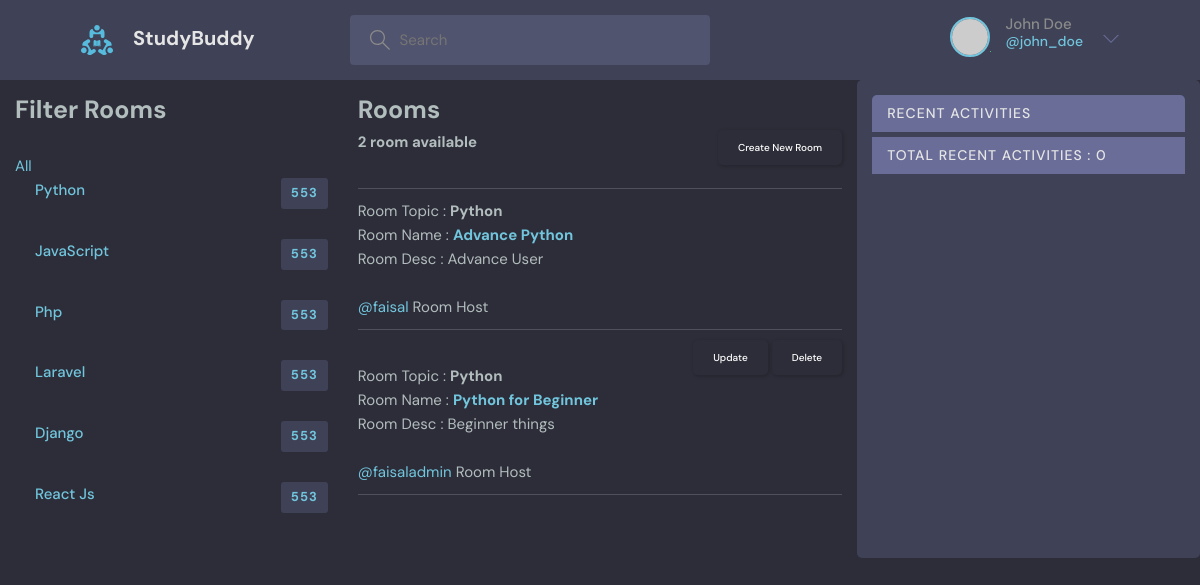
Page /rooms?q=Python (signed in) on the committed database.
### base/models.py (models this page shows, shortened)
class Topic(models.Model):
    name = models.CharField(("name"), max_length=100)
    created = models.DateTimeField(("created"), auto_now_add=True)
    updated = models.DateTimeField(("updated"), auto_now=True)
    def __str__(self):
        return self.name

class Room(models.Model):
    host = models.ForeignKey(User, verbose_name=("host"), on_delete=models.SET_NULL, null=True)
    topic = models.ForeignKey(Topic, verbose_name=("topic"), on_delete=models.SET_NULL, null=True)
    name = models.CharField(("name"), max_length=50)
    participants = models.ManyToManyField(User, related_name='participants')
    desc =  models.TextField(("desc"), null=True, blank=True)
    created = models.DateTimeField(("created"), auto_now_add=True)
    updated = models.DateTimeField(("updated"), auto_now=True)
    class Meta:
        ordering = ['-updated', '-created']

### base/views.py (the view)
# urls.py: 2. Add a URL to urlpatterns:  path('', views.rooms, name='rooms')
@login_required(login_url='login')
def rooms(request):
    profiles = User.objects.all()
    profiles_count = profiles.count()
    topics = Topic.objects.all()
    q = request.GET.get('q') if request.GET.get('q') != None else ''
    rooms = Room.objects.filter(
        Q(topic__name__icontains=q) |
        Q(host__username__icontains=q) |
        Q(name__icontains=q) |
        Q(desc__icontains=q)
    )
    rooms_count = rooms.count()
    recent_activities = Messages.objects.filter(
        Q(room__topic__name__icontains=q)
    ).order_by('-created')
    recent_activities_count = recent_activities.count()
    context = {'profiles': profiles, 'profiles_count': profiles_count,
               'rooms': rooms, 'topics': topics, 'rooms_count': rooms_count,
               'recent_activities': recent_activities, 'recent_activities_count': recent_activities_count
               }
    return render(request, 'base/rooms.html', context)

### base/templates/base/rooms.html (shortened to what this page needs)
{% extends 'main.html' %} {% block title %} Main Page {% endblock title %}
{% block content %}
<div class="index-container">
  <aside class="section topics">
    <h1><b>Filter Rooms</b></h1>
    <br />
    <a href="{% url 'rooms' %}">All</a>
    <br />
    {% include 'base/topics_components.html' %}
  </aside>
  <section class="section feeds">
    <span>
      <h1><b>Rooms</b></h1>
      <span><b>{{ rooms_count }} room available</b></span>
      {% if user.username %}
      <p class="float-end">
        <a class="btn btn-dark" href="/create-room">Create New Room</a>
      </p>
      {% endif %}
    </span>
    <br />
    <br />
    <hr />
    {% include 'base/feeds_components.html' %}
  </section>
  <section class="section activities">
    {% include 'base/activities_components.html' %}
  </section>
</div>
{% endblock content %}

### base/templates/base/topics_components.html
<ul class="topics__list">
  {% for topic in topics %}
  <li>
    <a href="{% url 'rooms' %}?q={{ topic.name }}" class="active"
      > {{ topic.name}} <span>553</span></a
    >
  </li>
  {% endfor %}
</ul>

### base/templates/base/feeds_components.html
{% for room in rooms %} {% if request.user == room.host %}
<p class="float-end">
  <a class="btn btn-dark" href="{% url 'update-room' room.id %}">Update</a>
  <a class="btn btn-dark" href="{% url 'delete-room' room.id %}">Delete</a>
</p>
<br />
{% endif %}
Room Topic : <b>{{ room.topic }}</b> <br />
Room Name :
<a href='{% url "room" room.id %}'><b>{{ room.name }}</b></a> <br />
Room Desc : <span>{{ room.desc }}</span> <br />
<br />
<a href='{% url "room" room.id %}'>@{{ room.host}}</a> Room Host <br />
<hr />
{% endfor %}

### static/styles/style.css (style rules this page uses)
:root { --color-main: #71c6dd; --color-main-light: #e1f6fb; --color-dark: #3f4156; --color-dark-medium: #51546e; --color-dark-light: #696d97; --color-light: #e5e5e5; --color-gray: #8b8b8b; --color-light-gray: #b2bdbd; --color-bg: #2d2d39; --color-success: #5dd693; --color-error: #fc4b0b; }
* { font-family: "DM Sans", -apple-system, BlinkMacSystemFont, "Segoe UI", Roboto, Oxygen, Ubuntu, Cantarell, "Open Sans", "Helvetica Neue", sans-serif; margin: 0; padding: 0; box-sizing: border-box; text-rendering: optimizeLegibility; font-size: inherit; }
html { font-size: 56.25%; }
@media only screen and (min-width: 1200px) { html { font-size: 62.5%; } }
body { line-height: 1.6; font-weight: 400; font-size: 1.5rem; color: var(--color-light-gray); background-color: var(--color-bg); min-height: 100vh; }
a { display: inline-block; color: var(--color-main); text-decoration: none; }
.btn { background-color: transparent; border: none; display: inline-flex; align-items: center; gap: 1rem; cursor: pointer; transition: all ease-in-out 0.3s; padding: 1rem 2rem; border-radius: 5px; box-shadow: 1px 1px 3px 1px rgba(0, 0, 0, 0.15); font-weight: 500; }
.topics__list { list-style: none; }
.topics__list li a { display: flex; justify-content: space-between; margin-bottom: 3rem; font-weight: 500; color: var(--color-light-gray); transition: all 0.3s ease-in-out; }
.topics__list li a.active, .topics__list li a:hover { color: var(--color-main); }
.topics__list li a span { padding: 0.5rem 1rem; background-color: var(--color-dark); border-radius: 3px; font-size: 1.3rem; font-weight: 700; letter-spacing: 1px; }
.activities { background: var(--color-dark); border-radius: 5px; overflow: hidden; }

### base/templates/base/rooms.html (style rules this page uses)
.index-container { display: grid; grid-template-columns: 2fr 3fr 2fr; }
.section { padding: 15px; }

### rows in the picture
Topic: name "Python"
Topic: name "JavaScript"
Topic: name "Php"
Topic: name "Laravel"
Topic: name "Django"
Topic: name "React Js"
Room: topic "Python", name "Advance Python", desc "Advance User", host "faisal"
Room: shows "Update", topic "Python", name "Python for Beginner", desc "Beginner things", host "faisaladmin"

### other values in the picture
{{ rooms_count }} "2"
{{ recent_activities_count }} "0"
